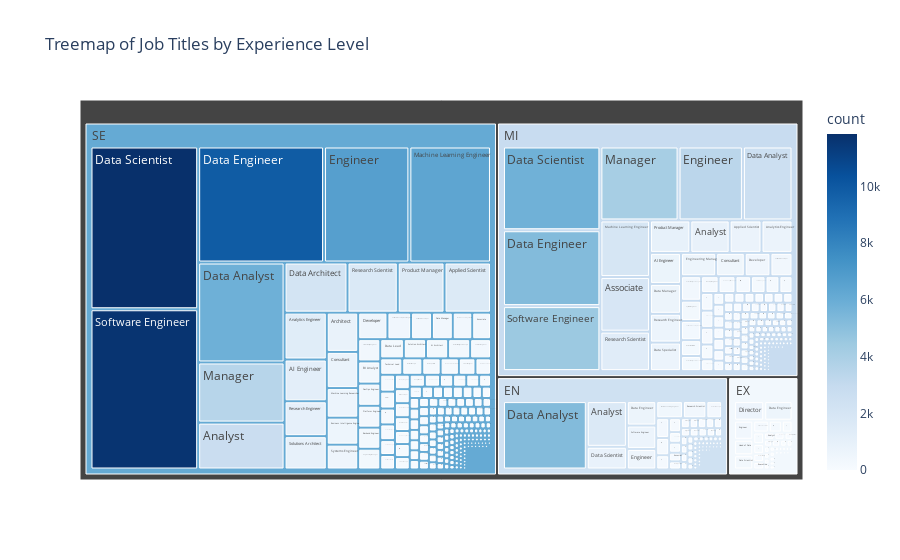

Notebook code cell kept with this figure:
### Markdown cell above
Treemap of job titles by experience level with Plotly

### Code cell
treemap_data = df.groupby(['experience_level', 'job_title']).size().reset_index(name='count')
fig = px.treemap(treemap_data, path=['experience_level', 'job_title'], values='count',
                  title='Treemap of Job Titles by Experience Level',
                  color='count', color_continuous_scale='Blues')
fig.show()

### Figure 1 — Plotly figure (JSON) as saved in the notebook; plotly's stock layout.template omitted (floating-point values rounded to 4 significant figures; data arrays with more than 128 entries replaced by an {"elided": "..."} marker saying what was removed)
{"data": [{"branchvalues": "total", "customdata": {"elided": "941x1 float values"}, "domain": {"x": [0, 1], "y": [0, 1]}, "hovertemplate": "labels=%{label}<br>count_sum=%{value}<br>parent=%{parent}<br>id=%{id}<br>count=%{color}<extra></extra>", "ids": {"elided": "941 str values"}, "labels": {"elided": "941 str values"}, "marker": {"coloraxis": "coloraxis", "colors": {"elided": "941 float values"}}, "name": "", "parents": {"elided": "941 str values"}, "type": "treemap", "values": {"elided": "941 int values"}}], "layout": {"coloraxis": {"colorbar": {"title": {"text": "count"}}, "colorscale": [[0, "rgb(247,251,255)"], [0.125, "rgb(222,235,247)"], [0.25, "rgb(198,219,239)"], [0.375, "rgb(158,202,225)"], [0.5, "rgb(107,174,214)"], [0.625, "rgb(66,146,198)"], [0.75, "rgb(33,113,181)"], [0.875, "rgb(8,81,156)"], [1, "rgb(8,48,107)"]]}, "legend": {"tracegroupgap": 0}, "title": {"text": "Treemap of Job Titles by Experience Level"}}}
